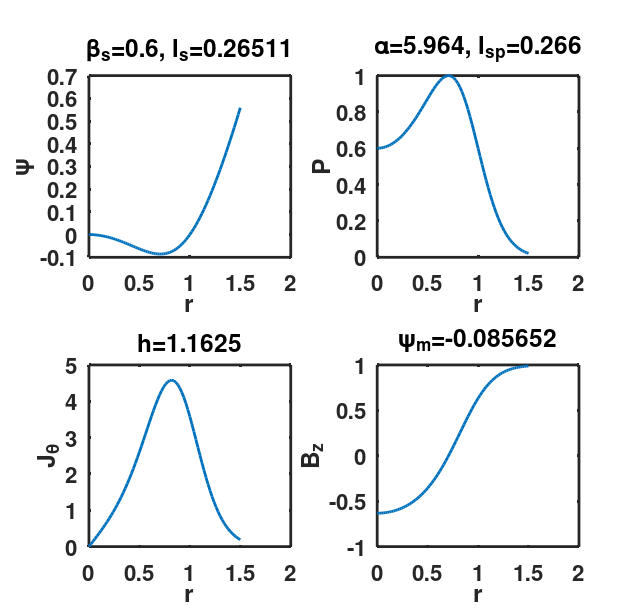

MATLAB code for this plot:
% 2020-07-28 21:05, Hua-sheng Xie, ENN
% Solve MRR parameters, (betas,ls)->(alpha,sigma,psim)
% 20-07-29 16:51 update
% 20-07-31 10:17 modified to MRR1
% 20-08-02 21:49 modified to RR
close all;clear;clc;

global betas ls alpha;
tol=1e-8;

% betas=0.6655;
betas=0.6;
alpha=8*log((sqrt(1-betas)+1)/sqrt(betas));
ls=1/(alpha*sqrt(1-betas));
psim=log(betas)/alpha;

options2 = optimset('TolFun',tol,'Tolx',tol,'Display','off');

%%
close all;

fpsi=@(psi)1./sqrt(1.0-betas*exp(-alpha*psi));

dr=0.02; rmax=1.5/1;
rr=0:dr:rmax;
% nr=rmax/dr;
nr=length(rr);
psi=0.*rr;

for jr=2:nr
    r=rr(jr);
    if(r<=1/sqrt(2))
        FF1=@(psi)integral(fpsi,0,psi,'RelTol',1e-8,'AbsTol',1e-8)+r^2/2;
%         psi(jr)=fsolve(FF1,-0.01,options2);
        psi(jr)=fsolve(FF1,real(psi(jr-1)),options2);
    else
        FF2=@(psi)integral(fpsi,psim,psi,'RelTol',1e-8,'AbsTol',1e-8)-(r^2-1/2)/2;
%         psi(jr)=fsolve(FF2,psim0,options2);
        psi(jr)=fsolve(FF2,0.99*real(psi(jr-1)),options2);
    end
end

%%
% psi(abs(imag(psi))>=1e-6)=NaN;
close all;

figure('unit','normalized','DefaultAxesFontSize',16,...
    'DefaultAxesFontWeight','bold',...
    'DefaultAxesLineWidth',2,...
    'position',[0.02,0.2,0.5,0.6]);
fP=@(psi)betas*exp(-alpha*psi);
Pr=betas*exp(-alpha*psi);
fdP=@(psi)-betas*exp(-alpha*psi).*(alpha);
dP=fdP(psi);
Jt=-rr.*dP;
Bz=-sqrt(1-Pr).*(rr<=1/sqrt(2))+sqrt(1-Pr).*(rr>1/sqrt(2));

ids=find(abs(rr-1)==min(abs(rr-1)));ids=ids(1);
lsp=real(-(Pr(ids)/((Pr(ids+1)-Pr(ids-1))/(rr(ids+1)-rr(ids-1)))));

ind=find(rr<=1.0);
h=real(fdP(psim)/sum(2*dP(ind).*rr(ind)*dr));

subplot(221);
plot(rr,psi,'linewidth',2);
xlabel('r');ylabel('\psi');
title(['\beta_s=',num2str(betas),', l_s=',num2str(ls)]);
subplot(222);
plot(rr,Pr,'linewidth',2);
xlabel('r');ylabel('P');
title(['\alpha=',num2str(alpha),', l_{sp}=',num2str(lsp,3)]);
subplot(223);
plot(rr,Jt,'linewidth',2);
xlabel('r');ylabel('J_\theta');
title(['h=',num2str(h)]);
subplot(224);
plot(rr,Bz,'linewidth',2);
xlabel('r');ylabel('B_z');
title(['\psi_m=',num2str(psim)]);

set(gcf,'Units','inches');
screenposition = get(gcf,'Position');
set(gcf,'PaperPosition',[0 0 screenposition(3:4)],...
  'PaperSize',[screenposition(3:4)]);
print(gcf,'-dpng',['RR_betas=',num2str(betas),'_ls=',num2str(ls),...
    '_alpha=',num2str(alpha),'.png']);

datq_rr=[rr;Pr;psi;Bz;Jt].';
save('rr_datq.mat','datq_rr','betas','ls');